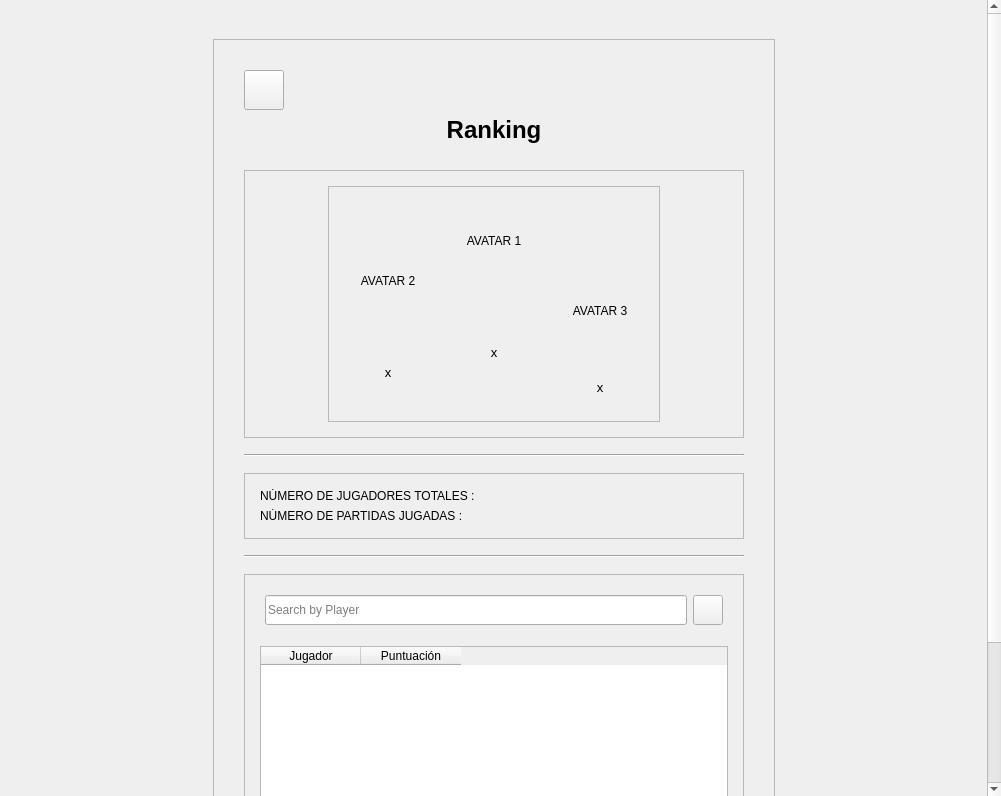
<?xml version="1.0" encoding="UTF-8"?>
<ui version="4.0">
 <class>RankingWindow</class>
 <widget class="QWidget" name="RankingWindow">
  <property name="geometry">
   <rect>
    <x>0</x>
    <y>0</y>
    <width>1001</width>
    <height>796</height>
   </rect>
  </property>
  <property name="minimumSize">
   <size>
    <width>580</width>
    <height>0</height>
   </size>
  </property>
  <property name="windowTitle">
   <string>MainWindow</string>
  </property>
  <layout class="QGridLayout" name="gridLayout_5">
   <property name="leftMargin">
    <number>0</number>
   </property>
   <property name="topMargin">
    <number>0</number>
   </property>
   <property name="rightMargin">
    <number>0</number>
   </property>
   <property name="bottomMargin">
    <number>0</number>
   </property>
   <item row="0" column="0">
    <widget class="QWidget" name="centralwidget" native="true">
     <layout class="QGridLayout" name="gridLayout_8">
      <property name="leftMargin">
       <number>0</number>
      </property>
      <property name="topMargin">
       <number>0</number>
      </property>
      <property name="rightMargin">
       <number>0</number>
      </property>
      <property name="bottomMargin">
       <number>0</number>
      </property>
      <item row="0" column="0">
       <widget class="QScrollArea" name="scrollArea">
        <property name="frameShape">
         <enum>QFrame::Shape::NoFrame</enum>
        </property>
        <property name="horizontalScrollBarPolicy">
         <enum>Qt::ScrollBarPolicy::ScrollBarAlwaysOff</enum>
        </property>
        <property name="widgetResizable">
         <bool>true</bool>
        </property>
        <property name="alignment">
         <set>Qt::AlignmentFlag::AlignCenter</set>
        </property>
        <widget class="QWidget" name="scrollAreaWidgetContents">
         <property name="geometry">
          <rect>
           <x>0</x>
           <y>0</y>
           <width>985</width>
           <height>1075</height>
          </rect>
         </property>
         <layout class="QGridLayout" name="gridLayout_9">
          <item row="0" column="1">
           <spacer name="verticalSpacer_4">
            <property name="orientation">
             <enum>Qt::Orientation::Vertical</enum>
            </property>
            <property name="sizeType">
             <enum>QSizePolicy::Policy::MinimumExpanding</enum>
            </property>
            <property name="sizeHint" stdset="0">
             <size>
              <width>20</width>
              <height>30</height>
             </size>
            </property>
           </spacer>
          </item>
          <item row="2" column="1">
           <spacer name="verticalSpacer_7">
            <property name="orientation">
             <enum>Qt::Orientation::Vertical</enum>
            </property>
            <property name="sizeType">
             <enum>QSizePolicy::Policy::MinimumExpanding</enum>
            </property>
            <property name="sizeHint" stdset="0">
             <size>
              <width>20</width>
              <height>30</height>
             </size>
            </property>
           </spacer>
          </item>
          <item row="1" column="2">
           <spacer name="horizontalSpacer_7">
            <property name="orientation">
             <enum>Qt::Orientation::Horizontal</enum>
            </property>
            <property name="sizeHint" stdset="0">
             <size>
              <width>40</width>
              <height>20</height>
             </size>
            </property>
           </spacer>
          </item>
          <item row="1" column="0">
           <spacer name="horizontalSpacer_6">
            <property name="orientation">
             <enum>Qt::Orientation::Horizontal</enum>
            </property>
            <property name="sizeHint" stdset="0">
             <size>
              <width>40</width>
              <height>20</height>
             </size>
            </property>
           </spacer>
          </item>
          <item row="1" column="1">
           <widget class="QFrame" name="rankingWindowFrame">
            <property name="sizePolicy">
             <sizepolicy hsizetype="Fixed" vsizetype="Expanding">
              <horstretch>0</horstretch>
              <verstretch>0</verstretch>
             </sizepolicy>
            </property>
            <property name="minimumSize">
             <size>
              <width>520</width>
              <height>0</height>
             </size>
            </property>
            <property name="frameShape">
             <enum>QFrame::Shape::StyledPanel</enum>
            </property>
            <layout class="QGridLayout" name="rankingWindowFramee">
             <property name="leftMargin">
              <number>30</number>
             </property>
             <property name="topMargin">
              <number>30</number>
             </property>
             <property name="rightMargin">
              <number>30</number>
             </property>
             <property name="bottomMargin">
              <number>30</number>
             </property>
             <item row="3" column="1">
              <widget class="QFrame" name="mainPodiumFrame">
               <property name="sizePolicy">
                <sizepolicy hsizetype="Preferred" vsizetype="Preferred">
                 <horstretch>0</horstretch>
                 <verstretch>0</verstretch>
                </sizepolicy>
               </property>
               <property name="minimumSize">
                <size>
                 <width>0</width>
                 <height>0</height>
                </size>
               </property>
               <property name="maximumSize">
                <size>
                 <width>16777215</width>
                 <height>12345678</height>
                </size>
               </property>
               <property name="frameShape">
                <enum>QFrame::Shape::StyledPanel</enum>
               </property>
               <property name="frameShadow">
                <enum>QFrame::Shadow::Raised</enum>
               </property>
               <layout class="QGridLayout" name="gridLayout_7">
                <property name="leftMargin">
                 <number>15</number>
                </property>
                <property name="topMargin">
                 <number>15</number>
                </property>
                <property name="rightMargin">
                 <number>15</number>
                </property>
                <property name="bottomMargin">
                 <number>15</number>
                </property>
                <item row="3" column="0">
                 <layout class="QGridLayout" name="gridLayout_4">
                  <property name="sizeConstraint">
                   <enum>QLayout::SizeConstraint::SetFixedSize</enum>
                  </property>
                  <property name="bottomMargin">
                   <number>0</number>
                  </property>
                  <item row="0" column="0">
                   <layout class="QHBoxLayout" name="horizontalLayout_2">
                    <property name="bottomMargin">
                     <number>0</number>
                    </property>
                    <item>
                     <spacer name="horizontalSpacer_4">
                      <property name="orientation">
                       <enum>Qt::Orientation::Horizontal</enum>
                      </property>
                      <property name="sizeType">
                       <enum>QSizePolicy::Policy::Expanding</enum>
                      </property>
                      <property name="sizeHint" stdset="0">
                       <size>
                        <width>40</width>
                        <height>20</height>
                       </size>
                      </property>
                     </spacer>
                    </item>
                    <item>
                     <widget class="QFrame" name="podiumFrame">
                      <property name="frameShape">
                       <enum>QFrame::Shape::StyledPanel</enum>
                      </property>
                      <property name="frameShadow">
                       <enum>QFrame::Shadow::Raised</enum>
                      </property>
                      <layout class="QGridLayout" name="gridLayout">
                       <item row="0" column="1">
                        <layout class="QVBoxLayout" name="verticalLayout_3">
                         <property name="sizeConstraint">
                          <enum>QLayout::SizeConstraint::SetMinimumSize</enum>
                         </property>
                         <item>
                          <layout class="QHBoxLayout" name="horizontalLayout_4">
                           <property name="bottomMargin">
                            <number>0</number>
                           </property>
                           <item>
                            <widget class="QLabel" name="firstPlaceAvatar">
                             <property name="sizePolicy">
                              <sizepolicy hsizetype="Fixed" vsizetype="Fixed">
                               <horstretch>0</horstretch>
                               <verstretch>0</verstretch>
                              </sizepolicy>
                             </property>
                             <property name="minimumSize">
                              <size>
                               <width>90</width>
                               <height>90</height>
                              </size>
                             </property>
                             <property name="maximumSize">
                              <size>
                               <width>90</width>
                               <height>90</height>
                              </size>
                             </property>
                             <property name="text">
                              <string>AVATAR 1</string>
                             </property>
                             <property name="alignment">
                              <set>Qt::AlignmentFlag::AlignCenter</set>
                             </property>
                            </widget>
                           </item>
                          </layout>
                         </item>
                         <item>
                          <widget class="QLabel" name="firstPlaceName">
                           <property name="sizePolicy">
                            <sizepolicy hsizetype="Preferred" vsizetype="Fixed">
                             <horstretch>0</horstretch>
                             <verstretch>0</verstretch>
                            </sizepolicy>
                           </property>
                           <property name="minimumSize">
                            <size>
                             <width>100</width>
                             <height>120</height>
                            </size>
                           </property>
                           <property name="maximumSize">
                            <size>
                             <width>200</width>
                             <height>120</height>
                            </size>
                           </property>
                           <property name="font">
                            <font>
                             <pointsize>10</pointsize>
                            </font>
                           </property>
                           <property name="text">
                            <string>x</string>
                           </property>
                           <property name="alignment">
                            <set>Qt::AlignmentFlag::AlignCenter</set>
                           </property>
                          </widget>
                         </item>
                        </layout>
                       </item>
                       <item row="0" column="0">
                        <layout class="QVBoxLayout" name="verticalLayout_2">
                         <property name="sizeConstraint">
                          <enum>QLayout::SizeConstraint::SetMinimumSize</enum>
                         </property>
                         <property name="bottomMargin">
                          <number>0</number>
                         </property>
                         <item>
                          <spacer name="verticalSpacer_2">
                           <property name="orientation">
                            <enum>Qt::Orientation::Vertical</enum>
                           </property>
                           <property name="sizeHint" stdset="0">
                            <size>
                             <width>20</width>
                             <height>40</height>
                            </size>
                           </property>
                          </spacer>
                         </item>
                         <item>
                          <layout class="QHBoxLayout" name="horizontalLayout_3">
                           <property name="bottomMargin">
                            <number>0</number>
                           </property>
                           <item>
                            <widget class="QLabel" name="secondPlaceAvatar">
                             <property name="sizePolicy">
                              <sizepolicy hsizetype="Fixed" vsizetype="Fixed">
                               <horstretch>0</horstretch>
                               <verstretch>0</verstretch>
                              </sizepolicy>
                             </property>
                             <property name="minimumSize">
                              <size>
                               <width>90</width>
                               <height>90</height>
                              </size>
                             </property>
                             <property name="maximumSize">
                              <size>
                               <width>90</width>
                               <height>90</height>
                              </size>
                             </property>
                             <property name="text">
                              <string>AVATAR 2</string>
                             </property>
                             <property name="alignment">
                              <set>Qt::AlignmentFlag::AlignCenter</set>
                             </property>
                            </widget>
                           </item>
                          </layout>
                         </item>
                         <item>
                          <widget class="QLabel" name="secondPlaceName">
                           <property name="sizePolicy">
                            <sizepolicy hsizetype="Preferred" vsizetype="Fixed">
                             <horstretch>0</horstretch>
                             <verstretch>0</verstretch>
                            </sizepolicy>
                           </property>
                           <property name="minimumSize">
                            <size>
                             <width>100</width>
                             <height>80</height>
                            </size>
                           </property>
                           <property name="maximumSize">
                            <size>
                             <width>200</width>
                             <height>80</height>
                            </size>
                           </property>
                           <property name="sizeIncrement">
                            <size>
                             <width>0</width>
                             <height>0</height>
                            </size>
                           </property>
                           <property name="baseSize">
                            <size>
                             <width>0</width>
                             <height>0</height>
                            </size>
                           </property>
                           <property name="font">
                            <font>
                             <family>Segoe UI</family>
                             <pointsize>10</pointsize>
                            </font>
                           </property>
                           <property name="text">
                            <string>x</string>
                           </property>
                           <property name="scaledContents">
                            <bool>true</bool>
                           </property>
                           <property name="alignment">
                            <set>Qt::AlignmentFlag::AlignCenter</set>
                           </property>
                          </widget>
                         </item>
                        </layout>
                       </item>
                       <item row="0" column="2">
                        <layout class="QVBoxLayout" name="verticalLayout">
                         <property name="sizeConstraint">
                          <enum>QLayout::SizeConstraint::SetMinimumSize</enum>
                         </property>
                         <property name="rightMargin">
                          <number>0</number>
                         </property>
                         <item>
                          <spacer name="verticalSpacer_3">
                           <property name="orientation">
                            <enum>Qt::Orientation::Vertical</enum>
                           </property>
                           <property name="sizeHint" stdset="0">
                            <size>
                             <width>20</width>
                             <height>40</height>
                            </size>
                           </property>
                          </spacer>
                         </item>
                         <item>
                          <layout class="QHBoxLayout" name="horizontalLayout_5">
                           <item>
                            <widget class="QLabel" name="thirdPlaceAvatar">
                             <property name="minimumSize">
                              <size>
                               <width>90</width>
                               <height>90</height>
                              </size>
                             </property>
                             <property name="maximumSize">
                              <size>
                               <width>90</width>
                               <height>90</height>
                              </size>
                             </property>
                             <property name="text">
                              <string>AVATAR 3</string>
                             </property>
                             <property name="alignment">
                              <set>Qt::AlignmentFlag::AlignCenter</set>
                             </property>
                            </widget>
                           </item>
                          </layout>
                         </item>
                         <item>
                          <widget class="QLabel" name="thirdPlaceName">
                           <property name="sizePolicy">
                            <sizepolicy hsizetype="Preferred" vsizetype="Fixed">
                             <horstretch>0</horstretch>
                             <verstretch>0</verstretch>
                            </sizepolicy>
                           </property>
                           <property name="minimumSize">
                            <size>
                             <width>100</width>
                             <height>50</height>
                            </size>
                           </property>
                           <property name="maximumSize">
                            <size>
                             <width>200</width>
                             <height>50</height>
                            </size>
                           </property>
                           <property name="font">
                            <font>
                             <pointsize>10</pointsize>
                            </font>
                           </property>
                           <property name="text">
                            <string>x</string>
                           </property>
                           <property name="alignment">
                            <set>Qt::AlignmentFlag::AlignCenter</set>
                           </property>
                          </widget>
                         </item>
                        </layout>
                       </item>
                      </layout>
                     </widget>
                    </item>
                    <item>
                     <spacer name="horizontalSpacer_5">
                      <property name="orientation">
                       <enum>Qt::Orientation::Horizontal</enum>
                      </property>
                      <property name="sizeType">
                       <enum>QSizePolicy::Policy::Expanding</enum>
                      </property>
                      <property name="sizeHint" stdset="0">
                       <size>
                        <width>40</width>
                        <height>20</height>
                       </size>
                      </property>
                     </spacer>
                    </item>
                   </layout>
                  </item>
                 </layout>
                </item>
               </layout>
              </widget>
             </item>
             <item row="13" column="1">
              <spacer name="verticalSpacer_8">
               <property name="orientation">
                <enum>Qt::Orientation::Vertical</enum>
               </property>
               <property name="sizeType">
                <enum>QSizePolicy::Policy::Fixed</enum>
               </property>
               <property name="sizeHint" stdset="0">
                <size>
                 <width>20</width>
                 <height>10</height>
                </size>
               </property>
              </spacer>
             </item>
             <item row="0" column="1">
              <layout class="QHBoxLayout" name="horizontalLayout_01">
               <item>
                <widget class="QPushButton" name="a_backButton">
                 <property name="sizePolicy">
                  <sizepolicy hsizetype="Fixed" vsizetype="Fixed">
                   <horstretch>0</horstretch>
                   <verstretch>0</verstretch>
                  </sizepolicy>
                 </property>
                 <property name="minimumSize">
                  <size>
                   <width>40</width>
                   <height>40</height>
                  </size>
                 </property>
                 <property name="maximumSize">
                  <size>
                   <width>40</width>
                   <height>40</height>
                  </size>
                 </property>
                 <property name="sizeIncrement">
                  <size>
                   <width>0</width>
                   <height>0</height>
                  </size>
                 </property>
                 <property name="cursor">
                  <cursorShape>PointingHandCursor</cursorShape>
                 </property>
                 <property name="focusPolicy">
                  <enum>Qt::FocusPolicy::TabFocus</enum>
                 </property>
                 <property name="text">
                  <string/>
                 </property>
                 <property name="icon">
                  <iconset resource="../resources.qrc">
                   <normaloff>:/media/images/icons/dark-theme/back.png</normaloff>:/media/images/icons/dark-theme/back.png</iconset>
                 </property>
                 <property name="iconSize">
                  <size>
                   <width>40</width>
                   <height>40</height>
                  </size>
                 </property>
                </widget>
               </item>
               <item>
                <spacer name="horizontalSpacer_01">
                 <property name="orientation">
                  <enum>Qt::Orientation::Horizontal</enum>
                 </property>
                 <property name="sizeHint" stdset="0">
                  <size>
                   <width>40</width>
                   <height>20</height>
                  </size>
                 </property>
                </spacer>
               </item>
              </layout>
             </item>
             <item row="1" column="1">
              <widget class="QLabel" name="rankingLabel">
               <property name="font">
                <font>
                 <pointsize>18</pointsize>
                 <bold>true</bold>
                </font>
               </property>
               <property name="text">
                <string>Ranking</string>
               </property>
               <property name="alignment">
                <set>Qt::AlignmentFlag::AlignCenter</set>
               </property>
              </widget>
             </item>
             <item row="7" column="1">
              <widget class="QFrame" name="numberOfFrame">
               <property name="sizePolicy">
                <sizepolicy hsizetype="Preferred" vsizetype="Preferred">
                 <horstretch>0</horstretch>
                 <verstretch>0</verstretch>
                </sizepolicy>
               </property>
               <property name="minimumSize">
                <size>
                 <width>0</width>
                 <height>0</height>
                </size>
               </property>
               <property name="maximumSize">
                <size>
                 <width>16777215</width>
                 <height>16777215</height>
                </size>
               </property>
               <property name="frameShape">
                <enum>QFrame::Shape::StyledPanel</enum>
               </property>
               <property name="frameShadow">
                <enum>QFrame::Shadow::Raised</enum>
               </property>
               <layout class="QGridLayout" name="gridLayout_3">
                <property name="leftMargin">
                 <number>15</number>
                </property>
                <property name="topMargin">
                 <number>15</number>
                </property>
                <property name="rightMargin">
                 <number>15</number>
                </property>
                <property name="bottomMargin">
                 <number>15</number>
                </property>
                <item row="0" column="0">
                 <widget class="QLabel" name="numberplayersLabel">
                  <property name="font">
                   <font>
                    <bold>false</bold>
                   </font>
                  </property>
                  <property name="text">
                   <string>NÚMERO DE JUGADORES TOTALES :</string>
                  </property>
                 </widget>
                </item>
                <item row="1" column="0">
                 <widget class="QLabel" name="numbergamesLabel">
                  <property name="text">
                   <string>NÚMERO DE PARTIDAS JUGADAS : </string>
                  </property>
                 </widget>
                </item>
               </layout>
              </widget>
             </item>
             <item row="2" column="1">
              <spacer name="verticalSpacer_6">
               <property name="orientation">
                <enum>Qt::Orientation::Vertical</enum>
               </property>
               <property name="sizeType">
                <enum>QSizePolicy::Policy::Fixed</enum>
               </property>
               <property name="sizeHint" stdset="0">
                <size>
                 <width>20</width>
                 <height>20</height>
                </size>
               </property>
              </spacer>
             </item>
             <item row="11" column="1">
              <spacer name="verticalSpacer_9">
               <property name="orientation">
                <enum>Qt::Orientation::Vertical</enum>
               </property>
               <property name="sizeType">
                <enum>QSizePolicy::Policy::Fixed</enum>
               </property>
               <property name="sizeHint" stdset="0">
                <size>
                 <width>20</width>
                 <height>10</height>
                </size>
               </property>
              </spacer>
             </item>
             <item row="5" column="1">
              <widget class="Line" name="line_1">
               <property name="sizePolicy">
                <sizepolicy hsizetype="Fixed" vsizetype="Fixed">
                 <horstretch>0</horstretch>
                 <verstretch>0</verstretch>
                </sizepolicy>
               </property>
               <property name="minimumSize">
                <size>
                 <width>500</width>
                 <height>0</height>
                </size>
               </property>
               <property name="maximumSize">
                <size>
                 <width>500</width>
                 <height>16777215</height>
                </size>
               </property>
               <property name="orientation">
                <enum>Qt::Orientation::Horizontal</enum>
               </property>
              </widget>
             </item>
             <item row="4" column="1">
              <spacer name="verticalSpacer">
               <property name="orientation">
                <enum>Qt::Orientation::Vertical</enum>
               </property>
               <property name="sizeType">
                <enum>QSizePolicy::Policy::Fixed</enum>
               </property>
               <property name="sizeHint" stdset="0">
                <size>
                 <width>20</width>
                 <height>10</height>
                </size>
               </property>
              </spacer>
             </item>
             <item row="14" column="1">
              <widget class="QFrame" name="rankingTableFrame">
               <property name="sizePolicy">
                <sizepolicy hsizetype="Preferred" vsizetype="Preferred">
                 <horstretch>0</horstretch>
                 <verstretch>0</verstretch>
                </sizepolicy>
               </property>
               <property name="minimumSize">
                <size>
                 <width>0</width>
                 <height>0</height>
                </size>
               </property>
               <property name="frameShape">
                <enum>QFrame::Shape::StyledPanel</enum>
               </property>
               <property name="frameShadow">
                <enum>QFrame::Shadow::Raised</enum>
               </property>
               <layout class="QGridLayout" name="gridLayout_6">
                <property name="leftMargin">
                 <number>15</number>
                </property>
                <property name="topMargin">
                 <number>15</number>
                </property>
                <property name="rightMargin">
                 <number>15</number>
                </property>
                <property name="bottomMargin">
                 <number>15</number>
                </property>
                <item row="1" column="0">
                 <spacer name="verticalSpacer_10">
                  <property name="orientation">
                   <enum>Qt::Orientation::Vertical</enum>
                  </property>
                  <property name="sizeType">
                   <enum>QSizePolicy::Policy::Fixed</enum>
                  </property>
                  <property name="sizeHint" stdset="0">
                   <size>
                    <width>20</width>
                    <height>10</height>
                   </size>
                  </property>
                 </spacer>
                </item>
                <item row="2" column="0">
                 <layout class="QGridLayout" name="gridLayout_2">
                  <item row="2" column="0">
                   <widget class="QTableWidget" name="rankingTable">
                    <property name="minimumSize">
                     <size>
                      <width>0</width>
                      <height>240</height>
                     </size>
                    </property>
                    <property name="sizeAdjustPolicy">
                     <enum>QAbstractScrollArea::SizeAdjustPolicy::AdjustToContents</enum>
                    </property>
                    <property name="columnCount">
                     <number>2</number>
                    </property>
                    <attribute name="horizontalHeaderMinimumSectionSize">
                     <number>50</number>
                    </attribute>
                    <attribute name="verticalHeaderDefaultSectionSize">
                     <number>60</number>
                    </attribute>
                    <column>
                     <property name="text">
                      <string>Jugador</string>
                     </property>
                    </column>
                    <column>
                     <property name="text">
                      <string>Puntuación</string>
                     </property>
                    </column>
                   </widget>
                  </item>
                 </layout>
                </item>
                <item row="0" column="0">
                 <widget class="QFrame" name="searchRankingTableFrame">
                  <layout class="QHBoxLayout" name="horizontalLayout_6">
                   <property name="leftMargin">
                    <number>5</number>
                   </property>
                   <property name="topMargin">
                    <number>5</number>
                   </property>
                   <property name="rightMargin">
                    <number>5</number>
                   </property>
                   <property name="bottomMargin">
                    <number>5</number>
                   </property>
                   <item>
                    <widget class="QLineEdit" name="searchLineEdit">
                     <property name="minimumSize">
                      <size>
                       <width>0</width>
                       <height>0</height>
                      </size>
                     </property>
                     <property name="maximumSize">
                      <size>
                       <width>16777215</width>
                       <height>12345678</height>
                      </size>
                     </property>
                     <property name="placeholderText">
                      <string>Search by Player</string>
                     </property>
                    </widget>
                   </item>
                   <item>
                    <widget class="QPushButton" name="searchButton">
                     <property name="sizePolicy">
                      <sizepolicy hsizetype="Minimum" vsizetype="Minimum">
                       <horstretch>0</horstretch>
                       <verstretch>0</verstretch>
                      </sizepolicy>
                     </property>
                     <property name="minimumSize">
                      <size>
                       <width>30</width>
                       <height>30</height>
                      </size>
                     </property>
                     <property name="maximumSize">
                      <size>
                       <width>30</width>
                       <height>30</height>
                      </size>
                     </property>
                     <property name="sizeIncrement">
                      <size>
                       <width>0</width>
                       <height>0</height>
                      </size>
                     </property>
                     <property name="baseSize">
                      <size>
                       <width>35</width>
                       <height>35</height>
                      </size>
                     </property>
                     <property name="cursor">
                      <cursorShape>PointingHandCursor</cursorShape>
                     </property>
                     <property name="focusPolicy">
                      <enum>Qt::FocusPolicy::TabFocus</enum>
                     </property>
                     <property name="text">
                      <string/>
                     </property>
                     <property name="iconSize">
                      <size>
                       <width>25</width>
                       <height>25</height>
                      </size>
                     </property>
                     <property name="checkable">
                      <bool>true</bool>
                     </property>
                     <property name="flat">
                      <bool>false</bool>
                     </property>
                    </widget>
                   </item>
                  </layout>
                 </widget>
                </item>
               </layout>
              </widget>
             </item>
             <item row="6" column="1">
              <spacer name="verticalSpacer_5">
               <property name="orientation">
                <enum>Qt::Orientation::Vertical</enum>
               </property>
               <property name="sizeType">
                <enum>QSizePolicy::Policy::Fixed</enum>
               </property>
               <property name="sizeHint" stdset="0">
                <size>
                 <width>20</width>
                 <height>10</height>
                </size>
               </property>
              </spacer>
             </item>
             <item row="12" column="1">
              <widget class="Line" name="line_2">
               <property name="sizePolicy">
                <sizepolicy hsizetype="Fixed" vsizetype="Fixed">
                 <horstretch>0</horstretch>
                 <verstretch>0</verstretch>
                </sizepolicy>
               </property>
               <property name="minimumSize">
                <size>
                 <width>500</width>
                 <height>0</height>
                </size>
               </property>
               <property name="maximumSize">
                <size>
                 <width>500</width>
                 <height>16777215</height>
                </size>
               </property>
               <property name="orientation">
                <enum>Qt::Orientation::Horizontal</enum>
               </property>
              </widget>
             </item>
            </layout>
           </widget>
          </item>
         </layout>
        </widget>
       </widget>
      </item>
     </layout>
    </widget>
   </item>
  </layout>
 </widget>
 <resources>
  <include location="../resources.qrc"/>
 </resources>
 <connections/>
</ui>
